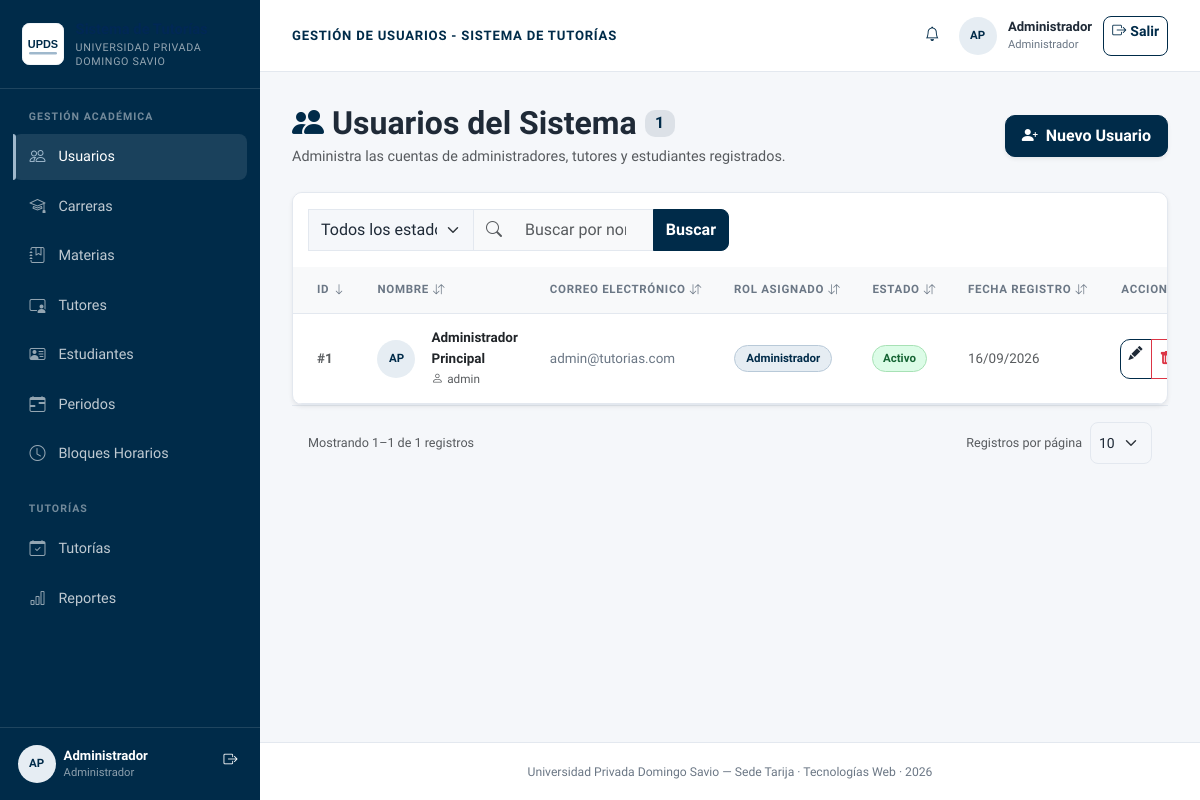
Page /controllers/usuarios_listar.php (signed in) on the earlier database version.
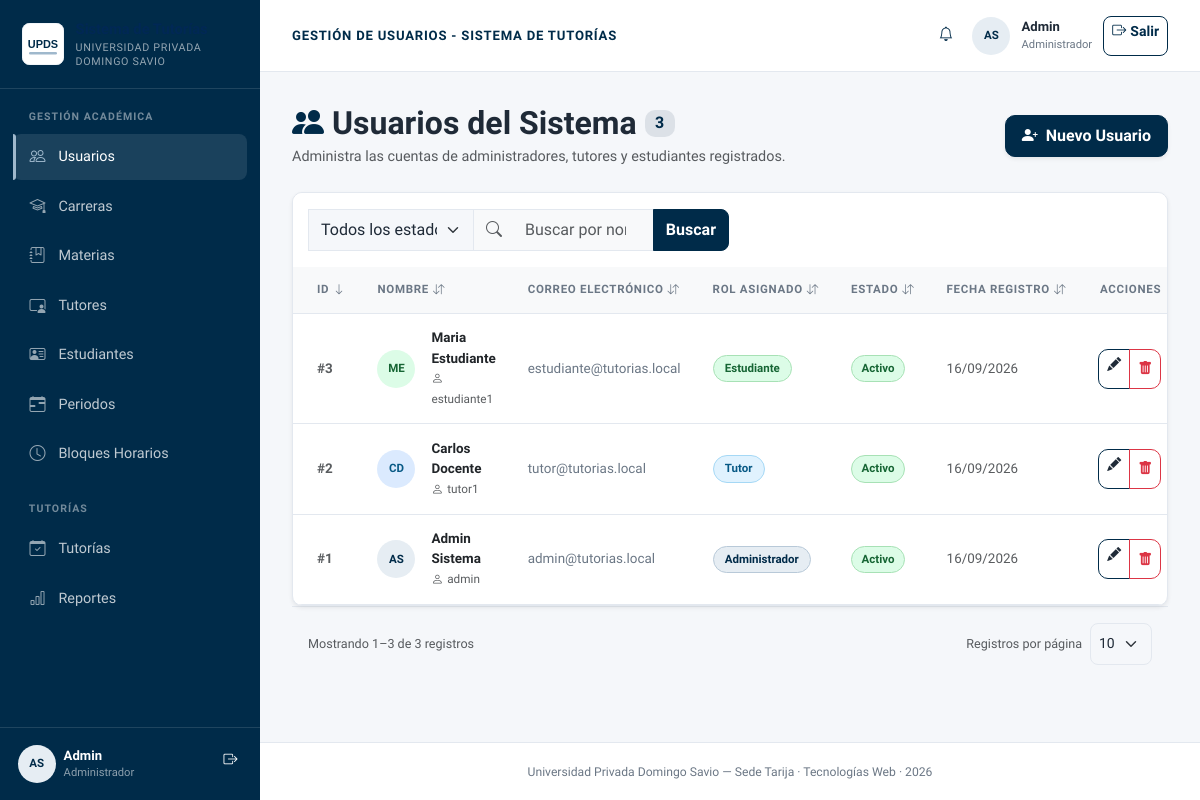
Same page on the later database version.
### tables this page shows
CREATE TABLE IF NOT EXISTS usuarios (
  id_usuario INT AUTO_INCREMENT PRIMARY KEY,
  id_rol INT NOT NULL,
  nombre VARCHAR(100) NOT NULL,
  apellido VARCHAR(100) NOT NULL,
  correo VARCHAR(150) NOT NULL UNIQUE,
  usuario VARCHAR(50) NOT NULL UNIQUE,
  contrasena_hash VARCHAR(255) NOT NULL,      
  telefono VARCHAR(20),
  estado ENUM('activo','inactivo','pendiente') NOT NULL DEFAULT 'activo',
  fecha_registro DATETIME DEFAULT CURRENT_TIMESTAMP,
  CONSTRAINT fk_usuarios_roles FOREIGN KEY (id_rol) REFERENCES roles(id_rol) ON UPDATE CASCADE
);

### controllers/usuarios_listar.php (called while the page is built, shortened)
<?php
require_once __DIR__ . '/../config/conexion.php';
require_once __DIR__ . '/../models/UsuarioModel.php';
require_once __DIR__ . '/../includes/lista_helper.php';
$usuarioModel = new UsuarioModel($pdo);
$ordenesPermitidos = ['id', 'nombre', 'correo', 'rol', 'estado', 'fecha'];
$ordenActual = in_array($_GET['orden'] ?? '', $ordenesPermitidos, true) ? $_GET['orden'] : 'id';
$dirActual = ($_GET['dir'] ?? '') === 'asc' ? 'asc' : 'desc';
$q = isset($_GET['q']) && is_scalar($_GET['q']) ? trim((string) $_GET['q']) : '';
$estado = in_array($_GET['estado'] ?? '', ['activo', 'inactivo', 'pendiente'], true) ? $_GET['estado'] : '';
$orden = $ordenActual;
$dir = $dirActual;
$parametrosPagina = paginacionParametros();
$totalRegistros = $usuarioModel->contar($q, $estado);
$pag = paginacionCalcular($totalRegistros, $parametrosPagina);
$usuarios = $usuarioModel->obtenerPaginadas($q, $orden, $dir, $pag['por_pagina'], $pag['offset'], $estado);
require_once __DIR__ . '/../views/usuarios/listar.php';

### models/NotificacionModel.php (called while the page is built, shortened)
<?php
class NotificacionModel
{
    private $pdo;
    public function __construct($pdo)
    {
        $this->pdo = $pdo;
    }
    public function contarNoLeidas($idUsuario)
    {
        $stmt = $this->pdo->prepare('SELECT COUNT(*) FROM notificaciones WHERE id_usuario = :id AND leida = 0');
        $stmt->execute([':id' => (int) $idUsuario]);
        return (int) $stmt->fetchColumn();
    }
}

### models/UsuarioModel.php (called while the page is built, shortened)
<?php
class UsuarioModel
{
    private $pdo;
    public function __construct($pdo)
    {
        $this->pdo = $pdo;
    }
    public function obtenerPaginadas($q, $orden, $dir, $limite, $offset, $estado = '')
    {
        $columnas = ['id' => 'u.id_usuario', 'nombre' => 'u.nombre', 'correo' => 'u.correo', 'rol' => 'r.nombre_rol', 'estado' => 'u.estado', 'fecha' => 'u.fecha_registro'];
        $ordenSql = $columnas[$orden] ?? $columnas['id'];
        $dirSql = strtolower($dir) === 'asc' ? 'ASC' : 'DESC';
        $sql = "SELECT u.id_usuario, u.nombre, u.apellido, u.correo, u.usuario, r.nombre_rol, u.estado, u.fecha_registro
                FROM usuarios u INNER JOIN roles r ON u.id_rol = r.id_rol";
        $condiciones = [];
        $sql .= " ORDER BY {$ordenSql} {$dirSql} LIMIT :limite OFFSET :offset";
        $stmt = $this->pdo->prepare($sql);
        $stmt->bindValue(':limite', $limite, PDO::PARAM_INT);
        $stmt->bindValue(':offset', $offset, PDO::PARAM_INT);
        $stmt->execute();
        return $stmt->fetchAll();
    }
    public function contar($q = '', $estado = '')
    {
        $sql = 'SELECT COUNT(*) FROM usuarios u INNER JOIN roles r ON u.id_rol = r.id_rol';
        $condiciones = [];
        $stmt = $this->pdo->prepare($sql);
        $stmt->execute();
        return (int) $stmt->fetchColumn();
    }
}

### views/usuarios/listar.php (the view, shortened to what the changed rows need)
<?php
$tituloPagina = 'Gestión de Usuarios - Sistema de Tutorías';
include __DIR__ . '/../layouts/header.php';
?>
<div class="d-flex flex-column flex-md-row justify-content-between align-items-start align-items-md-center mb-4 gap-3">
  <div>
    <h2 class="fw-bold mb-1 d-flex align-items-center gap-2">
      <i class="bi bi-people-fill text-primary"></i>
      <span>Usuarios del Sistema</span>
      <span class="badge bg-primary bg-opacity-10 text-primary fs-6"><?= $totalRegistros ?></span>
    </h2>
  </div>
</div>
<div class="card card-custom shadow-sm overflow-hidden">
  <div class="table-responsive">
    <table class="table table-hover align-middle mb-0" id="tablaUsuarios">
      <thead class="table-light text-muted text-uppercase" style="font-size: 0.75rem; letter-spacing: 0.5px;">
        <tr>
          <th class="text-end pe-4">Acciones</th>
        </tr>
      </thead>
      <tbody>
        <?php foreach ($usuarios as $u): ?>
          <tr>
            <td class="ps-4 text-muted fw-semibold">#<?= htmlspecialchars($u['id_usuario']) ?></td>
            <td>
              <div class="d-flex align-items-center gap-3">
                <?= avatar($u['nombre'], $u['apellido'], $u['nombre_rol']) ?>
                <div>
                  <div class="fw-bold text-dark"><?= htmlspecialchars($u['nombre'] . ' ' . $u['apellido']) ?></div>
                  <small class="text-muted"><i class="bi bi-person me-1"></i><?= htmlspecialchars($u['usuario']) ?></small>
                </div>
              </div>
            </td>
            <td>
              <span class="text-secondary"><?= htmlspecialchars($u['correo']) ?></span>
            </td>
            <td>
              <?= rol_badge($u['nombre_rol']) ?>
            </td>
            <td>
              <?= estado_badge($u['estado']) ?>
            </td>
            <td class="text-muted small">
              <?= date('d/m/Y', strtotime($u['fecha_registro'])) ?>
            </td>
            <td class="text-end pe-4">
              <div class="btn-group" role="group">
                <a href="usuarios_editar.php?id=<?= $u['id_usuario'] ?>" class="btn btn-outline-primary btn-sm rounded-start-2" title="Editar">
                  <i class="bi bi-pencil-fill"></i>
                </a>
                <button type="button" class="btn btn-outline-danger btn-sm rounded-end-2"
                        onclick="confirmarEliminacion('usuarios_eliminar.php?id=<?= $u['id_usuario'] ?>', 'Se eliminará al usuario <?= htmlspecialchars($u['usuario']) ?> y sus accesos.')"
                        title="Eliminar">
                  <i class="bi bi-trash-fill"></i>
                </button>
              </div>
            </td>
          </tr>
        <?php endforeach; ?>
      </tbody>
    </table>
  </div>
</div>
<?php include __DIR__ . '/../partials/paginacion.php'; ?>
<?php include __DIR__ . '/../layouts/footer.php'; ?>

### views/layouts/header.php (shortened to what the changed rows need)
<?php
require_once __DIR__ . '/../../includes/lista_helper.php';
require_once __DIR__ . '/../../includes/vista_helpers.php';
$rolSesion = $_SESSION['rol'] ?? '';
$nombreSesion = $_SESSION['nombre'] ?? 'Usuario';
$apellidoSesion = $_SESSION['apellido'] ?? '';
$tituloSeccion = $tituloSeccion ?? ($tituloPagina ?? 'Sistema de Tutorías');
$esEstudiante = $rolSesion === 'estudiante';
$notificacionesNoLeidas = 0;
if (!empty($_SESSION['id_usuario'])) {
    try {
        require_once __DIR__ . '/../../config/conexion.php';
        require_once __DIR__ . '/../../models/NotificacionModel.php';
        $notificacionesNoLeidas = (new NotificacionModel($pdo))->contarNoLeidas($_SESSION['id_usuario']);
    } catch (Throwable $e) {
        error_log($e->getMessage());
        $notificacionesNoLeidas = 0;
    }
}
function campanaNotificaciones($noLeidas) {
    $insignia = $noLeidas > 0
        ? '<span class="badge rounded-pill bg-danger position-absolute top-0 start-100 translate-middle" style="font-size: .6rem;">' . (int) $noLeidas . '</span>'
        : '';
    return '<a href="/controllers/notificaciones_listar.php" class="position-relative d-inline-flex align-items-center justify-content-center p-2 text-decoration-none" aria-label="Notificaciones" title="Notificaciones">'
        . '<i class="bi bi-bell" aria-hidden="true"></i>' . $insignia . '</a>';
}
?>
<!DOCTYPE html>
<html lang="es">
<head>
  <link href="https://cdn.jsdelivr.net/npm/bootstrap@5.3.3/dist/css/bootstrap.min.css" rel="stylesheet">
  <link rel="stylesheet" href="https://cdn.jsdelivr.net/npm/bootstrap-icons@1.11.3/font/bootstrap-icons.min.css">
  <link rel="stylesheet" href="/assets/css/upds-theme.css">
</head>
<body>
<?php if ($esEstudiante): ?>
  <div class="student-main">
    <nav class="navbar navbar-expand-lg student-navbar" aria-label="Navegación principal">
      <div class="container-fluid px-3 px-lg-4">
        <a class="navbar-brand d-flex align-items-center gap-2" href="/views/estudiante/panel.php">
          <img class="brand-logo" src="/assets/img/logo-upds.svg" alt="UPDS">
          <span><strong>UPDS</strong><small class="brand-campus">Sede Tarija</small></span>
        </a>
        <button class="navbar-toggler border-0" type="button" data-bs-toggle="collapse" data-bs-target="#studentNav" aria-controls="studentNav" aria-label="Abrir menú">
          <span class="navbar-toggler-icon"></span>
        </button>
        <div class="collapse navbar-collapse" id="studentNav">
          <ul class="navbar-nav me-auto mb-2 mb-lg-0">
            <li class="nav-item"><a class="nav-link <?= menuActivo('estudiante/panel') ? 'active' : '' ?>" href="/views/estudiante/panel.php"><i class="bi bi-calendar2-check me-1" aria-hidden="true"></i>Mis Tutorías</a></li>
            <li class="nav-item"><a class="nav-link <?= menuActivo('solicitar') ? 'active' : '' ?>" href="/controllers/tutorias_solicitar.php"><i class="bi bi-calendar-plus me-1" aria-hidden="true"></i>Solicitar Tutoría</a></li>
          </ul>
          <div class="topbar-user">
            <span class="text-white"><?= campanaNotificaciones($notificacionesNoLeidas) ?></span>
            <?= avatar($nombreSesion, $apellidoSesion, $rolSesion) ?>
            <div><div class="topbar-user-name"><?= htmlspecialchars($nombreSesion) ?></div><div class="topbar-user-role"><?= htmlspecialchars($rolSesion) ?></div></div>
            <a href="/controllers/logout.php" onclick="cerrarSesion(event)" class="btn btn-sm btn-outline-light"><i class="bi bi-box-arrow-right me-1" aria-hidden="true"></i>Salir</a>
          </div>
        </div>
      </div>
    </nav>
<?php else: ?>
  <div class="app-shell">
    <aside class="app-sidebar" aria-label="Navegación principal">
      <a class="sidebar-brand" href="<?= $rolSesion === 'tutor' ? '/views/tutor/panel.php' : '/controllers/usuarios_listar.php' ?>">
        <img class="brand-logo" src="/assets/img/logo-upds.svg" alt="UPDS">
        <span class="brand-name">Sistema de Tutorías<small class="brand-campus">Universidad Privada Domingo Savio</small></span>
      </a>
      <nav class="sidebar-nav">
        <?php if ($rolSesion === 'administrador'): ?>
          <div class="sidebar-section">Gestión académica</div>
          <a class="sidebar-link <?= menuActivo('usuarios') ? 'active' : '' ?>" href="/controllers/usuarios_listar.php"><i class="bi bi-people" aria-hidden="true"></i>Usuarios</a>
          <a class="sidebar-link <?= menuActivo('carreras') ? 'active' : '' ?>" href="/controllers/carreras_listar.php"><i class="bi bi-mortarboard" aria-hidden="true"></i>Carreras</a>
          <a class="sidebar-link <?= menuActivo('materias') ? 'active' : '' ?>" href="/controllers/materias_listar.php"><i class="bi bi-journal-bookmark" aria-hidden="true"></i>Materias</a>
          <a class="sidebar-link <?= menuActivo('tutores') ? 'active' : '' ?>" href="/controllers/tutores_listar.php"><i class="bi bi-person-video3" aria-hidden="true"></i>Tutores</a>
          <a class="sidebar-link <?= menuActivo('estudiantes') ? 'active' : '' ?>" href="/controllers/estudiantes_listar.php"><i class="bi bi-person-vcard" aria-hidden="true"></i>Estudiantes</a>
          <a class="sidebar-link <?= menuActivo('admin_periodos') ? 'active' : '' ?>" href="/controllers/admin_periodos.php"><i class="bi bi-calendar-range" aria-hidden="true"></i>Periodos</a>
          <a class="sidebar-link <?= menuActivo('admin_bloques') ? 'active' : '' ?>" href="/controllers/admin_bloques.php"><i class="bi bi-clock" aria-hidden="true"></i>Bloques Horarios</a>
          <div class="sidebar-section mt-4">Tutorías</div>
          <a class="sidebar-link <?= menuActivo('tutorias') ? 'active' : '' ?>" href="/controllers/tutorias_listar.php"><i class="bi bi-calendar-check" aria-hidden="true"></i>Tutorías</a>
          <a class="sidebar-link <?= menuActivo('reportes') ? 'active' : '' ?>" href="/controllers/reportes.php"><i class="bi bi-bar-chart" aria-hidden="true"></i>Reportes</a>
        <?php endif; ?>
      </nav>
      <div class="sidebar-user d-flex align-items-center gap-2">
        <?= avatar($nombreSesion, $apellidoSesion, $rolSesion) ?>
        <div class="flex-grow-1"><div class="sidebar-user-name"><?= htmlspecialchars($nombreSesion) ?></div><div class="sidebar-user-role"><?= htmlspecialchars($rolSesion) ?></div></div>
        <a href="/controllers/logout.php" onclick="cerrarSesion(event)" class="btn btn-sm btn-link text-white p-1" aria-label="Cerrar sesión" title="Cerrar sesión"><i class="bi bi-box-arrow-right" aria-hidden="true"></i></a>
      </div>
    </aside>
    <div class="app-main">
          <?= campanaNotificaciones($notificacionesNoLeidas) ?>
      <header class="app-topbar d-flex justify-content-between align-items-center">
        <div class="topbar-title"><?= htmlspecialchars($tituloSeccion) ?></div>
        <div class="topbar-user">
          <span class="text-primary"><?= campanaNotificaciones($notificacionesNoLeidas) ?></span>
          <?= avatar($nombreSesion, $apellidoSesion, $rolSesion) ?>
          <div><div class="topbar-user-name"><?= htmlspecialchars($nombreSesion) ?></div><div class="topbar-user-role"><?= htmlspecialchars($rolSesion) ?></div></div>
          <a href="/controllers/logout.php" onclick="cerrarSesion(event)" class="btn btn-sm btn-outline-primary"><i class="bi bi-box-arrow-right me-1" aria-hidden="true"></i>Salir</a>
        </div>
      </header>
<?php endif; ?>
<main class="app-content">

### includes/vista_helpers.php
<?php
function menuActivo($fragmento)
{
    return strpos($_SERVER['PHP_SELF'] ?? '', $fragmento) !== false;
}
function estado_badge($estado)
{
    $estado = (string) $estado;
    $clases = [
        'pendiente' => 'status-badge status-pending',
        'confirmada' => 'status-badge status-confirmed',
        'realizada' => 'status-badge status-completed',
        'cancelada' => 'status-badge status-cancelled',
        'activo' => 'status-badge status-active',
        'inactivo' => 'status-badge status-inactive',
    ];
    $etiquetas = [
        'pendiente' => 'Pendiente',
        'confirmada' => 'Confirmada',
        'realizada' => 'Realizada',
        'cancelada' => 'Cancelada',
        'activo' => 'Activo',
        'inactivo' => 'Inactivo',
    ];
    $clase = $clases[$estado] ?? 'status-badge status-neutral';
    $etiqueta = $etiquetas[$estado] ?? ucfirst($estado);
    return '<span class="' . $clase . '">' . htmlspecialchars($etiqueta, ENT_QUOTES, 'UTF-8') . '</span>';
}
function avatar($nombre, $apellido = '', $rol = '')
{
    $nombre = trim((string) $nombre);
    $apellido = trim((string) $apellido);
    $iniciales = strtoupper(substr($nombre, 0, 1) . substr($apellido, 0, 1));
    $clasesRol = [
        'administrador' => 'avatar-admin',
        'tutor' => 'avatar-tutor',
        'estudiante' => 'avatar-student',
    ];
    $claseRol = $clasesRol[$rol] ?? 'avatar-default';
    return '<span class="avatar ' . $claseRol . '" aria-hidden="true">'
        . htmlspecialchars($iniciales, ENT_QUOTES, 'UTF-8') . '</span>';
}
function rol_badge($rol)
{
    $rol = (string) $rol;
    $mapa = ['administrador' => ['role-admin', 'Administrador'], 'tutor' => ['role-tutor', 'Tutor'], 'estudiante' => ['role-student', 'Estudiante']];
    [$clase, $etiqueta] = $mapa[$rol] ?? ['status-neutral', ucfirst($rol)];
    return '<span class="role-badge ' . $clase . '">' . htmlspecialchars($etiqueta, ENT_QUOTES, 'UTF-8') . '</span>';
}

### views/partials/paginacion.php (shortened to what the changed rows need)
<?php
$pag = $pag ?? paginacionCalcular(0, paginacionParametros());
$mostrarSelector = $mostrarSelector ?? true;
$inicio = $pag['total'] > 0 ? $pag['offset'] + 1 : 0;
$fin = min($pag['offset'] + $pag['por_pagina'], $pag['total']);
?>
<div class="d-flex flex-column flex-md-row justify-content-between align-items-md-center gap-3 p-3 border-top">
  <div class="text-muted small">
    Mostrando <?= $inicio ?>–<?= $fin ?> de <?= $pag['total'] ?> registros
  </div>
  <?php if ($mostrarSelector): ?>
    <form method="GET" class="d-flex align-items-center gap-2">
    <label for="por_pagina" class="small text-muted text-nowrap">Registros por página</label>
    <select id="por_pagina" name="por_pagina" class="form-select form-select-sm" onchange="this.form.submit()">
    </select>
    </form>
  <?php endif; ?>
</div>

Differences in the rows shown:
added usuarios: id_usuario "3", iniciales "ME", nombre+apellido "Maria Estudiante", usuario "estudiante1", correo "estudiante@tutorias.local", etiqueta "Estudiante", estado "Activo", fecha_registro "16/09/2026"
added usuarios: id_usuario "2", iniciales "CD", nombre+apellido "Carlos Docente", usuario "tutor1", correo "tutor@tutorias.local", etiqueta "Tutor", estado "Activo", fecha_registro "16/09/2026"
changed usuarios "admin": iniciales "AP" → "AS"; nombre+apellido "Administrador Principal" → "Admin Sistema"; correo "admin@tutorias.com" → "admin@tutorias.local"
Other differences:
$iniciales: "AP AP" → "AS AS"
$nombreSesion: "Administrador" → "Admin"
$totalRegistros: "1" → "3"
$fin: "1" → "3"
$pag['total']: "1" → "3"
